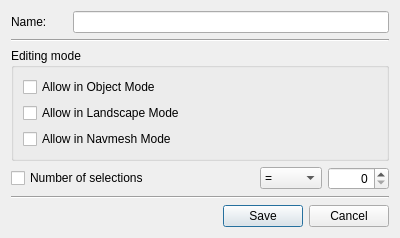
<?xml version="1.0" encoding="UTF-8"?>
<ui version="4.0">
 <class>WorldinputConditionEditDialog</class>
 <widget class="QDialog" name="WorldinputConditionEditDialog">
  <property name="geometry">
   <rect>
    <x>0</x>
    <y>0</y>
    <width>400</width>
    <height>225</height>
   </rect>
  </property>
  <property name="windowTitle">
   <string>Edit conditions</string>
  </property>
  <layout class="QVBoxLayout" name="verticalLayout">
   <item>
    <layout class="QHBoxLayout" name="horizontalLayout">
     <item>
      <widget class="QLabel" name="label">
       <property name="text">
        <string>Name:</string>
       </property>
       <property name="buddy">
        <cstring>name</cstring>
       </property>
      </widget>
     </item>
     <item>
      <spacer name="horizontalSpacer_3">
       <property name="orientation">
        <enum>Qt::Horizontal</enum>
       </property>
       <property name="sizeType">
        <enum>QSizePolicy::Minimum</enum>
       </property>
       <property name="sizeHint" stdset="0">
        <size>
         <width>20</width>
         <height>8</height>
        </size>
       </property>
      </spacer>
     </item>
     <item>
      <widget class="QLineEdit" name="name"/>
     </item>
    </layout>
   </item>
   <item>
    <widget class="Line" name="line_2">
     <property name="orientation">
      <enum>Qt::Horizontal</enum>
     </property>
    </widget>
   </item>
   <item>
    <widget class="QGroupBox" name="editModeGroupbox">
     <property name="title">
      <string>Editing mode</string>
     </property>
     <layout class="QVBoxLayout" name="verticalLayout_2">
      <item>
       <widget class="QCheckBox" name="editModeObject">
        <property name="text">
         <string>Allow in Object Mode</string>
        </property>
       </widget>
      </item>
      <item>
       <widget class="QCheckBox" name="editModeTerrain">
        <property name="text">
         <string>Allow in Landscape Mode</string>
        </property>
       </widget>
      </item>
      <item>
       <widget class="QCheckBox" name="editModeNavmesh">
        <property name="text">
         <string>Allow in Navmesh Mode</string>
        </property>
       </widget>
      </item>
     </layout>
    </widget>
   </item>
   <item>
    <layout class="QHBoxLayout" name="numSelectionsLayout">
     <item>
      <widget class="QCheckBox" name="numSelectionsEnable">
       <property name="text">
        <string>Number of selections</string>
       </property>
      </widget>
     </item>
     <item>
      <spacer name="horizontalSpacer_2">
       <property name="orientation">
        <enum>Qt::Horizontal</enum>
       </property>
       <property name="sizeHint" stdset="0">
        <size>
         <width>40</width>
         <height>20</height>
        </size>
       </property>
      </spacer>
     </item>
     <item>
      <widget class="QComboBox" name="numSelectionsComparison">
       <property name="sizeAdjustPolicy">
        <enum>QComboBox::AdjustToMinimumContentsLength</enum>
       </property>
       <property name="minimumContentsLength">
        <number>4</number>
       </property>
       <item>
        <property name="text">
         <string extracomment="equal">=</string>
        </property>
       </item>
       <item>
        <property name="text">
         <string extracomment="greater">&gt;</string>
        </property>
       </item>
       <item>
        <property name="text">
         <string extracomment="less">&lt;</string>
        </property>
       </item>
       <item>
        <property name="text">
         <string extracomment="not equal">≠</string>
        </property>
       </item>
       <item>
        <property name="text">
         <string extracomment="greater or equal">≥</string>
        </property>
       </item>
       <item>
        <property name="text">
         <string extracomment="less or equal">≤</string>
        </property>
       </item>
      </widget>
     </item>
     <item>
      <widget class="QSpinBox" name="numSelectionsComparand">
       <property name="alignment">
        <set>Qt::AlignRight|Qt::AlignTrailing|Qt::AlignVCenter</set>
       </property>
       <property name="maximum">
        <number>10000</number>
       </property>
      </widget>
     </item>
    </layout>
   </item>
   <item>
    <spacer name="verticalSpacer">
     <property name="orientation">
      <enum>Qt::Vertical</enum>
     </property>
     <property name="sizeHint" stdset="0">
      <size>
       <width>20</width>
       <height>4</height>
      </size>
     </property>
    </spacer>
   </item>
   <item>
    <widget class="Line" name="line">
     <property name="orientation">
      <enum>Qt::Horizontal</enum>
     </property>
    </widget>
   </item>
   <item>
    <layout class="QHBoxLayout" name="horizontalLayout_2">
     <item>
      <spacer name="horizontalSpacer">
       <property name="orientation">
        <enum>Qt::Horizontal</enum>
       </property>
       <property name="sizeHint" stdset="0">
        <size>
         <width>40</width>
         <height>20</height>
        </size>
       </property>
      </spacer>
     </item>
     <item>
      <widget class="QPushButton" name="buttonSave">
       <property name="text">
        <string>Save</string>
       </property>
      </widget>
     </item>
     <item>
      <widget class="QPushButton" name="buttonCancel">
       <property name="text">
        <string>Cancel</string>
       </property>
      </widget>
     </item>
    </layout>
   </item>
  </layout>
 </widget>
 <tabstops>
  <tabstop>name</tabstop>
  <tabstop>editModeObject</tabstop>
  <tabstop>editModeTerrain</tabstop>
  <tabstop>editModeNavmesh</tabstop>
  <tabstop>numSelectionsEnable</tabstop>
  <tabstop>numSelectionsComparison</tabstop>
  <tabstop>numSelectionsComparand</tabstop>
  <tabstop>buttonSave</tabstop>
  <tabstop>buttonCancel</tabstop>
 </tabstops>
 <resources/>
 <connections/>
</ui>
